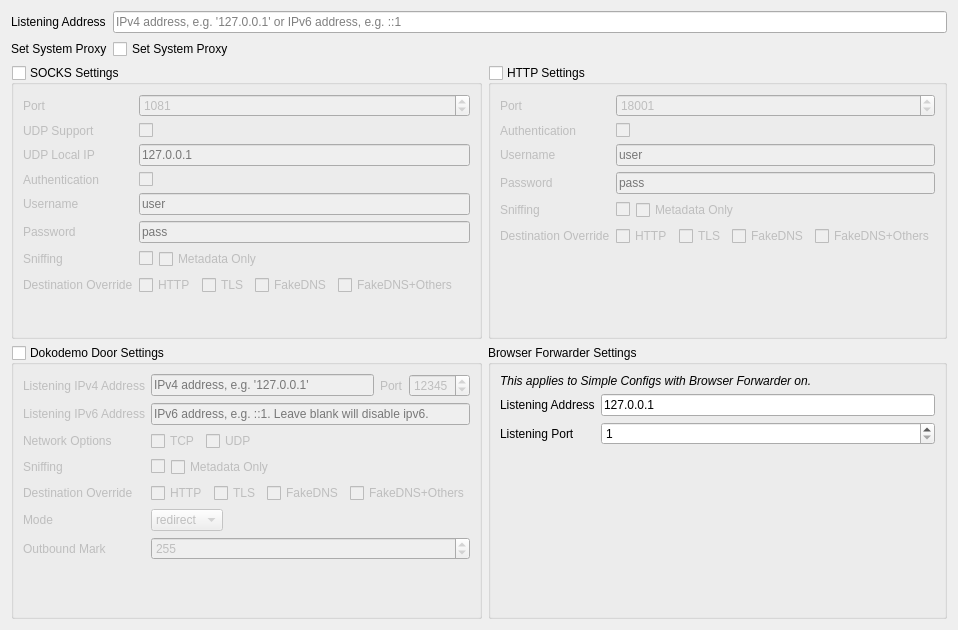
         <widget class="QWidget" name="scrollAreaWidgetContents_2">
          <property name="geometry">
           <rect>
            <x>0</x>
            <y>0</y>
            <width>893</width>
            <height>630</height>
           </rect>
          </property>
          <layout class="QVBoxLayout" name="verticalLayout_2" stretch="0,1">
           <item>
            <layout class="QFormLayout" name="formLayout_4">
             <item row="0" column="0">
              <widget class="QLabel" name="label_22">
               <property name="text">
                <string>Listening Address</string>
               </property>
               <property name="textFormat">
                <enum>Qt::TextFormat::PlainText</enum>
               </property>
              </widget>
             </item>
             <item row="0" column="1">
              <widget class="QLineEdit" name="listenIPTxt">
               <property name="placeholderText">
                <string>IPv4 address, e.g. '127.0.0.1' or IPv6 address, e.g. ::1</string>
               </property>
              </widget>
             </item>
             <item row="1" column="0">
              <widget class="QLabel" name="label_59">
               <property name="text">
                <string>Set System Proxy</string>
               </property>
               <property name="textFormat">
                <enum>Qt::TextFormat::PlainText</enum>
               </property>
              </widget>
             </item>
             <item row="1" column="1">
              <widget class="QCheckBox" name="setSysProxyCB">
               <property name="text">
                <string>Set System Proxy</string>
               </property>
              </widget>
             </item>
            </layout>
           </item>
           <item>
            <layout class="QGridLayout" name="gridLayout_11">
             <item row="1" column="0">
              <widget class="QGroupBox" name="tproxyGroupBox">
               <property name="title">
                <string>Dokodemo Door Settings</string>
               </property>
               <property name="checkable">
                <bool>true</bool>
               </property>
               <property name="checked">
                <bool>false</bool>
               </property>
               <layout class="QFormLayout" name="formLayout_11">
                <item row="0" column="1">
                 <layout class="QHBoxLayout" name="horizontalLayout_8">
                  <item>
                   <widget class="QLineEdit" name="tproxyListenAddr">
                    <property name="placeholderText">
                     <string>IPv4 address, e.g. '127.0.0.1'</string>
                    </property>
                   </widget>
                  </item>
                  <item>
                   <widget class="QLabel" name="label_77">
                    <property name="text">
                     <string>Port</string>
                    </property>
                   </widget>
                  </item>
                  <item>
                   <widget class="QSpinBox" name="tProxyPort">
                    <property name="minimum">
                     <number>1</number>
                    </property>
                    <property name="maximum">
                     <number>65535</number>
                    </property>
                    <property name="value">
                     <number>12345</number>
                    </property>
                   </widget>
                  </item>
                 </layout>
                </item>
                <item row="2" column="0">
                 <widget class="QLabel" name="label_72">
                  <property name="text">
                   <string>Network Options</string>
                  </property>
                  <property name="textFormat">
                   <enum>Qt::TextFormat::PlainText</enum>
                  </property>
                 </widget>
                </item>
                <item row="2" column="1">
                 <layout class="QHBoxLayout" name="horizontalLayout">
                  <item>
                   <widget class="QCheckBox" name="tproxyEnableTCP">
                    <property name="text">
                     <string>TCP</string>
                    </property>
                   </widget>
                  </item>
                  <item>
                   <widget class="QCheckBox" name="tproxyEnableUDP">
                    <property name="text">
                     <string>UDP</string>
                    </property>
                   </widget>
                  </item>
                  <item>
                   <spacer name="horizontalSpacer_2">
                    <property name="orientation">
                     <enum>Qt::Orientation::Horizontal</enum>
                    </property>
                    <property name="sizeHint" stdset="0">
                     <size>
                      <width>40</width>
                      <height>20</height>
                     </size>
                    </property>
                   </spacer>
                  </item>
                 </layout>
                </item>
                <item row="4" column="0">
                 <widget class="QLabel" name="label_93">
                  <property name="text">
                   <string>Destination Override</string>
                  </property>
                  <property name="textFormat">
                   <enum>Qt::TextFormat::PlainText</enum>
                  </property>
                 </widget>
                </item>
                <item row="4" column="1">
                 <layout class="QHBoxLayout" name="horizontalLayout_14">
                  <item>
                   <widget class="QCheckBox" name="tproxyOverrideHTTPCB">
                    <property name="text">
                     <string>HTTP</string>
                    </property>
                   </widget>
                  </item>
                  <item>
                   <widget class="QCheckBox" name="tproxyOverrideTLSCB">
                    <property name="text">
                     <string>TLS</string>
                    </property>
                   </widget>
                  </item>
                  <item>
                   <widget class="QCheckBox" name="tproxyOverrideFakeDNSCB">
                    <property name="text">
                     <string>FakeDNS</string>
                    </property>
                   </widget>
                  </item>
                  <item>
                   <widget class="QCheckBox" name="tproxyOverrideFakeDNSOthersCB">
                    <property name="text">
                     <string>FakeDNS+Others</string>
                    </property>
                   </widget>
                  </item>
                  <item>
                   <spacer name="horizontalSpacer_3">
                    <property name="orientation">
                     <enum>Qt::Orientation::Horizontal</enum>
                    </property>
                    <property name="sizeHint" stdset="0">
                     <size>
                      <width>40</width>
                      <height>20</height>
                     </size>
                    </property>
                   </spacer>
                  </item>
                 </layout>
                </item>
                <item row="5" column="0">
                 <widget class="QLabel" name="label_78">
                  <property name="text">
                   <string>Mode</string>
                  </property>
                  <property name="textFormat">
                   <enum>Qt::TextFormat::PlainText</enum>
                  </property>
                 </widget>
                </item>
                <item row="5" column="1">
                 <widget class="QComboBox" name="tproxyMode">
                  <property name="sizePolicy">
                   <sizepolicy hsizetype="Fixed" vsizetype="Fixed">
                    <horstretch>0</horstretch>
                    <verstretch>0</verstretch>
                   </sizepolicy>
                  </property>
                  <item>
                   <property name="text">
                    <string notr="true">redirect</string>
                   </property>
                  </item>
                  <item>
                   <property name="text">
                    <string notr="true">tproxy</string>
                   </property>
                  </item>
                 </widget>
                </item>
                <item row="6" column="0">
                 <widget class="QLabel" name="label_79">
                  <property name="text">
                   <string>Outbound Mark</string>
                  </property>
                  <property name="textFormat">
                   <enum>Qt::TextFormat::PlainText</enum>
                  </property>
                 </widget>
                </item>
                <item row="6" column="1">
                 <widget class="QSpinBox" name="outboundMark">
                  <property name="minimum">
                   <number>0</number>
                  </property>
                  <property name="maximum">
                   <number>65535</number>
                  </property>
                  <property name="value">
                   <number>255</number>
                  </property>
                 </widget>
                </item>
                <item row="0" column="0">
                 <widget class="QLabel" name="label_73">
                  <property name="text">
                   <string>Listening IPv4 Address</string>
                  </property>
                  <property name="textFormat">
                   <enum>Qt::TextFormat::PlainText</enum>
                  </property>
                 </widget>
                </item>
                <item row="1" column="0">
                 <widget class="QLabel" name="label_90">
                  <property name="text">
                   <string>Listening IPv6 Address</string>
                  </property>
                  <property name="textFormat">
                   <enum>Qt::TextFormat::PlainText</enum>
                  </property>
                 </widget>
                </item>
                <item row="1" column="1">
                 <widget class="QLineEdit" name="tproxyListenV6Addr">
                  <property name="toolTip">
                   <string/>
                  </property>
                  <property name="text">
                   <string/>
                  </property>
                  <property name="placeholderText">
                   <string>IPv6 address, e.g. ::1. Leave blank will disable ipv6.</string>
                  </property>
                 </widget>
                </item>
                <item row="3" column="0">
                 <widget class="QLabel" name="label_18">
                  <property name="text">
                   <string>Sniffing</string>
                  </property>
                 </widget>
                </item>
                <item row="3" column="1">
                 <layout class="QHBoxLayout" name="horizontalLayout_17">
                  <item>
                   <widget class="QCheckBox" name="tproxySniffingCB"/>
                  </item>
                  <item>
                   <widget class="QCheckBox" name="tproxySniffingMetadataOnlyCB">
                    <property name="text">
                     <string>Metadata Only</string>
                    </property>
                   </widget>
                  </item>
                  <item>
                   <spacer name="horizontalSpacer_4">
                    <property name="orientation">
                     <enum>Qt::Orientation::Horizontal</enum>
                    </property>
                    <property name="sizeHint" stdset="0">
                     <size>
                      <width>40</width>
                      <height>20</height>
                     </size>
                    </property>
                   </spacer>
                  </item>
                 </layout>
                </item>
               </layout>
              </widget>
             </item>
             <item row="0" column="0">
              <widget class="QGroupBox" name="socksGroupBox">
               <property name="title">
                <string>SOCKS Settings</string>
               </property>
               <property name="checkable">
                <bool>true</bool>
               </property>
               <property name="checked">
                <bool>false</bool>
               </property>
               <layout class="QFormLayout" name="formLayout_7">
                <item row="0" column="0">
                 <widget class="QLabel" name="label_4">
                  <property name="text">
                   <string>Port</string>
                  </property>
                  <property name="textFormat">
                   <enum>Qt::TextFormat::PlainText</enum>
                  </property>
                 </widget>
                </item>
                <item row="0" column="1">
                 <widget class="QSpinBox" name="socksPortLE">
                  <property name="minimum">
                   <number>1</number>
                  </property>
                  <property name="maximum">
                   <number>65535</number>
                  </property>
                  <property name="value">
                   <number>1081</number>
                  </property>
                 </widget>
                </item>
                <item row="1" column="0">
                 <widget class="QLabel" name="label_14">
                  <property name="text">
                   <string>UDP Support</string>
                  </property>
                  <property name="textFormat">
                   <enum>Qt::TextFormat::PlainText</enum>
                  </property>
                 </widget>
                </item>
                <item row="1" column="1">
                 <widget class="QCheckBox" name="socksUDPCB"/>
                </item>
                <item row="2" column="0">
                 <widget class="QLabel" name="label_25">
                  <property name="text">
                   <string>UDP Local IP</string>
                  </property>
                  <property name="textFormat">
                   <enum>Qt::TextFormat::PlainText</enum>
                  </property>
                 </widget>
                </item>
                <item row="2" column="1">
                 <widget class="QLineEdit" name="socksUDPIP">
                  <property name="placeholderText">
                   <string notr="true">127.0.0.1</string>
                  </property>
                 </widget>
                </item>
                <item row="3" column="0">
                 <widget class="QLabel" name="label_10">
                  <property name="text">
                   <string>Authentication</string>
                  </property>
                  <property name="textFormat">
                   <enum>Qt::TextFormat::PlainText</enum>
                  </property>
                 </widget>
                </item>
                <item row="3" column="1">
                 <widget class="QCheckBox" name="socksAuthCB"/>
                </item>
                <item row="4" column="0">
                 <widget class="QLabel" name="label_11">
                  <property name="text">
                   <string>Username</string>
                  </property>
                  <property name="textFormat">
                   <enum>Qt::TextFormat::PlainText</enum>
                  </property>
                 </widget>
                </item>
                <item row="4" column="1">
                 <widget class="QLineEdit" name="socksAuthUsernameTxt">
                  <property name="placeholderText">
                   <string notr="true">user</string>
                  </property>
                 </widget>
                </item>
                <item row="5" column="0">
                 <widget class="QLabel" name="label_12">
                  <property name="text">
                   <string>Password</string>
                  </property>
                  <property name="textFormat">
                   <enum>Qt::TextFormat::PlainText</enum>
                  </property>
                 </widget>
                </item>
                <item row="5" column="1">
                 <widget class="QLineEdit" name="socksAuthPasswordTxt">
                  <property name="placeholderText">
                   <string notr="true">pass</string>
                  </property>
                 </widget>
                </item>
                <item row="6" column="0">
                 <widget class="QLabel" name="label_87">
                  <property name="text">
                   <string>Sniffing</string>
                  </property>
                  <property name="textFormat">
                   <enum>Qt::TextFormat::PlainText</enum>
                  </property>
                 </widget>
                </item>
                <item row="6" column="1">
                 <layout class="QHBoxLayout" name="horizontalLayout_15">
                  <item>
                   <widget class="QCheckBox" name="socksSniffingCB"/>
                  </item>
                  <item>
                   <widget class="QCheckBox" name="socksSniffingMetadataOnly">
                    <property name="text">
                     <string>Metadata Only</string>
                    </property>
                   </widget>
                  </item>
                  <item>
                   <spacer name="horizontalSpacer_5">
                    <property name="orientation">
                     <enum>Qt::Orientation::Horizontal</enum>
                    </property>
                    <property name="sizeHint" stdset="0">
                     <size>
                      <width>40</width>
                      <height>20</height>
                     </size>
                    </property>
                   </spacer>
                  </item>
                 </layout>
                </item>
                <item row="7" column="0">
                 <widget class="QLabel" name="label_91">
                  <property name="text">
                   <string>Destination Override</string>
                  </property>
                  <property name="textFormat">
                   <enum>Qt::TextFormat::PlainText</enum>
                  </property>
                 </widget>
                </item>
                <item row="7" column="1">
                 <layout class="QHBoxLayout" name="horizontalLayout_12">
                  <item>
                   <widget class="QCheckBox" name="socksOverrideHTTPCB">
                    <property name="text">
                     <string>HTTP</string>
                    </property>
                   </widget>
                  </item>
                  <item>
                   <widget class="QCheckBox" name="socksOverrideTLSCB">
                    <property name="text">
                     <string>TLS</string>
                    </property>
                   </widget>
                  </item>
                  <item>
                   <widget class="QCheckBox" name="socksOverrideFakeDNSCB">
                    <property name="text">
                     <string>FakeDNS</string>
                    </property>
                   </widget>
                  </item>
                  <item>
                   <widget class="QCheckBox" name="socksOverrideFakeDNSOthersCB">
                    <property name="text">
                     <string>FakeDNS+Others</string>
                    </property>
                   </widget>
                  </item>
                  <item>
                   <spacer name="horizontalSpacer_6">
                    <property name="orientation">
                     <enum>Qt::Orientation::Horizontal</enum>
                    </property>
                    <property name="sizeHint" stdset="0">
                     <size>
                      <width>40</width>
                      <height>20</height>
                     </size>
                    </property>
                   </spacer>
                  </item>
                 </layout>
                </item>
               </layout>
              </widget>
             </item>
             <item row="0" column="1">
              <widget class="QGroupBox" name="httpGroupBox">
               <property name="title">
                <string>HTTP Settings</string>
               </property>
               <property name="checkable">
                <bool>true</bool>
               </property>
               <property name="checked">
                <bool>false</bool>
               </property>
               <layout class="QFormLayout" name="formLayout_2">
                <item row="0" column="0">
                 <widget class="QLabel" name="label_3">
                  <property name="text">
                   <string>Port</string>
                  </property>
                  <property name="textFormat">
                   <enum>Qt::TextFormat::PlainText</enum>
                  </property>
                 </widget>
                </item>
                <item row="0" column="1">
                 <widget class="QSpinBox" name="httpPortLE">
                  <property name="minimum">
                   <number>1</number>
                  </property>
                  <property name="maximum">
                   <number>65535</number>
                  </property>
                  <property name="value">
                   <number>18001</number>
                  </property>
                 </widget>
                </item>
                <item row="1" column="0">
                 <widget class="QLabel" name="label_9">
                  <property name="text">
                   <string>Authentication</string>
                  </property>
                  <property name="textFormat">
                   <enum>Qt::TextFormat::PlainText</enum>
                  </property>
                 </widget>
                </item>
                <item row="1" column="1">
                 <widget class="QCheckBox" name="httpAuthCB"/>
                </item>
                <item row="2" column="0">
                 <widget class="QLabel" name="label_2">
                  <property name="text">
                   <string>Username</string>
                  </property>
                  <property name="textFormat">
                   <enum>Qt::TextFormat::PlainText</enum>
                  </property>
                 </widget>
                </item>
                <item row="2" column="1">
                 <widget class="QLineEdit" name="httpAuthUsernameTxt">
                  <property name="placeholderText">
                   <string notr="true">user</string>
                  </property>
                 </widget>
                </item>
                <item row="3" column="0">
                 <widget class="QLabel" name="label_13">
                  <property name="text">
                   <string>Password</string>
                  </property>
                  <property name="textFormat">
                   <enum>Qt::TextFormat::PlainText</enum>
                  </property>
                 </widget>
                </item>
                <item row="3" column="1">
                 <widget class="QLineEdit" name="httpAuthPasswordTxt">
                  <property name="placeholderText">
                   <string notr="true">pass</string>
                  </property>
                 </widget>
                </item>
                <item row="4" column="0">
                 <widget class="QLabel" name="label_88">
                  <property name="text">
                   <string>Sniffing</string>
                  </property>
                  <property name="textFormat">
                   <enum>Qt::TextFormat::PlainText</enum>
                  </property>
                 </widget>
                </item>
                <item row="4" column="1">
                 <layout class="QHBoxLayout" name="horizontalLayout_16">
                  <item>
                   <widget class="QCheckBox" name="httpSniffingCB"/>
                  </item>
                  <item>
                   <widget class="QCheckBox" name="httpSniffingMetadataOnly">
                    <property name="text">
                     <string>Metadata Only</string>
                    </property>
                   </widget>
                  </item>
                  <item>
                   <spacer name="horizontalSpacer_7">
                    <property name="orientation">
                     <enum>Qt::Orientation::Horizontal</enum>
                    </property>
                    <property name="sizeHint" stdset="0">
                     <size>
                      <width>40</width>
                      <height>20</height>
                     </size>
                    </property>
                   </spacer>
                  </item>
                 </layout>
                </item>
                <item row="5" column="0">
                 <widget class="QLabel" name="label_92">
                  <property name="text">
                   <string>Destination Override</string>
                  </property>
                  <property name="textFormat">
                   <enum>Qt::TextFormat::PlainText</enum>
                  </property>
                 </widget>
                </item>
                <item row="5" column="1">
                 <layout class="QHBoxLayout" name="horizontalLayout_13">
                  <item>
                   <widget class="QCheckBox" name="httpOverrideHTTPCB">
                    <property name="text">
                     <string>HTTP</string>
                    </property>
                   </widget>
                  </item>
                  <item>
                   <widget class="QCheckBox" name="httpOverrideTLSCB">
                    <property name="text">
                     <string>TLS</string>
                    </property>
                   </widget>
                  </item>
                  <item>
                   <widget class="QCheckBox" name="httpOverrideFakeDNSCB">
                    <property name="text">
                     <string>FakeDNS</string>
                    </property>
                   </widget>
                  </item>
                  <item>
                   <widget class="QCheckBox" name="httpOverrideFakeDNSOthersCB">
                    <property name="text">
                     <string>FakeDNS+Others</string>
                    </property>
                   </widget>
                  </item>
                  <item>
                   <spacer name="horizontalSpacer_8">
                    <property name="orientation">
                     <enum>Qt::Orientation::Horizontal</enum>
                    </property>
                    <property name="sizeHint" stdset="0">
                     <size>
                      <width>40</width>
                      <height>20</height>
                     </size>
                    </property>
                   </spacer>
                  </item>
                 </layout>
                </item>
               </layout>
              </widget>
             </item>
             <item row="1" column="1">
              <widget class="QGroupBox" name="groupBox_2">
               <property name="enabled">
                <bool>true</bool>
               </property>
               <property name="title">
                <string>Browser Forwarder Settings</string>
               </property>
               <property name="checkable">
                <bool>false</bool>
               </property>
               <property name="checked">
                <bool>false</bool>
               </property>
               <layout class="QFormLayout" name="formLayout_14">
                <item row="1" column="0">
                 <widget class="QLabel" name="label_42">
                  <property name="text">
                   <string comment="Listening Address for Browser Forwarder">Listening Address</string>
                  </property>
                 </widget>
                </item>
                <item row="1" column="1">
                 <widget class="QLineEdit" name="browserForwarderAddressTxt">
                  <property name="text">
                   <string notr="true">127.0.0.1</string>
                  </property>
                 </widget>
                </item>
                <item row="2" column="0">
                 <widget class="QLabel" name="label_66">
                  <property name="text">
                   <string comment="Listening Port for Browser Forwarder">Listening Port</string>
                  </property>
                 </widget>
                </item>
                <item row="2" column="1">
                 <widget class="QSpinBox" name="browserForwarderPortSB">
                  <property name="minimum">
                   <number>1</number>
                  </property>
                  <property name="maximum">
                   <number>65535</number>
                  </property>
                 </widget>
                </item>
                <item row="0" column="0" colspan="2">
                 <widget class="QLabel" name="label_82">
                  <property name="font">
                   <font>
                    <italic>true</italic>
                   </font>
                  </property>
                  <property name="text">
                   <string>This applies to Simple Configs with Browser Forwarder on.</string>
                  </property>
                 </widget>
                </item>
               </layout>
              </widget>
             </item>
            </layout>
           </item>
          </layout>
         </widget>
